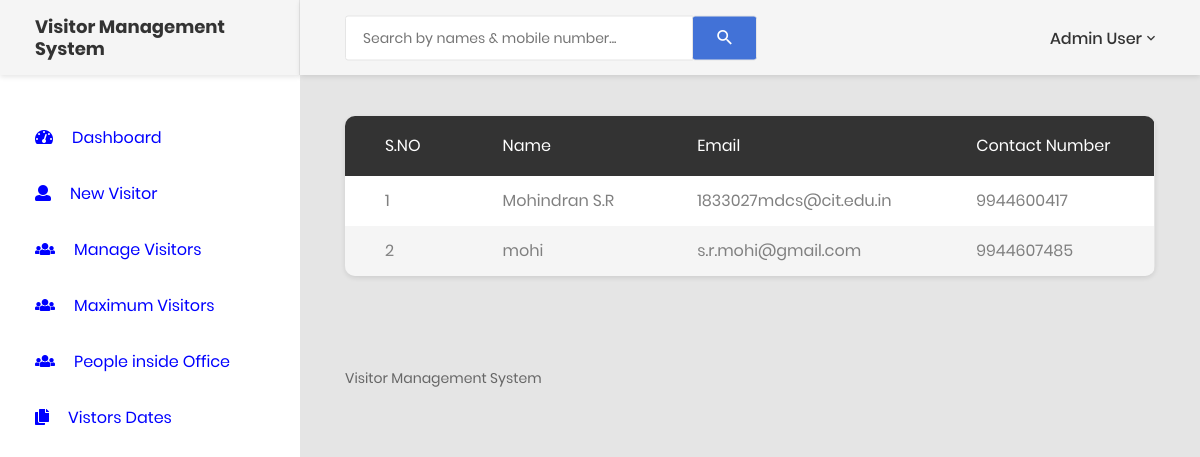
The page /maximum_peopl.php (signed in) on the database its author committed.
### tables this page shows
CREATE TABLE `tblvisitor` (
  `ID` int(5) NOT NULL,
  `FullName` varchar(120) DEFAULT NULL,
  `Email` varchar(120) DEFAULT NULL,
  `MobileNumber` bigint(11) DEFAULT NULL,
  `Address` varchar(250) DEFAULT NULL,
  `WhomtoMeet` varchar(120) DEFAULT NULL,
  `Deptartment` varchar(120) DEFAULT NULL,
  `ReasontoMeet` varchar(120) DEFAULT NULL,
  `EnterDate` timestamp NULL DEFAULT current_timestamp(),
  `remark` varchar(255) DEFAULT NULL,
  `outtime` timestamp NULL DEFAULT NULL ON UPDATE current_timestamp()
);

### maximum_peopl.php (the view, shortened to what this page needs)
<?php
include('includes/dbconnection.php');
if (strlen($_SESSION['cvmsaid']==0)) {
  header('location:logout.php');
  } else{
  ?>
<!DOCTYPE html>
<html lang="en">
<head>
    <link href="css/font-face.css" rel="stylesheet" media="all">
    <link href="vendor/font-awesome-4.7/css/font-awesome.min.css" rel="stylesheet" media="all">
    <link href="vendor/font-awesome-5/css/fontawesome-all.min.css" rel="stylesheet" media="all">
    <link href="vendor/mdi-font/css/material-design-iconic-font.min.css" rel="stylesheet" media="all">
    <link href="vendor/bootstrap-4.1/bootstrap.min.css" rel="stylesheet" media="all">
    <link href="vendor/animsition/animsition.min.css" rel="stylesheet" media="all">
    <link href="vendor/bootstrap-progressbar/bootstrap-progressbar-3.3.4.min.css" rel="stylesheet" media="all">
    <link href="vendor/wow/animate.css" rel="stylesheet" media="all">
    <link href="vendor/css-hamburgers/hamburgers.min.css" rel="stylesheet" media="all">
    <link href="vendor/slick/slick.css" rel="stylesheet" media="all">
    <link href="vendor/select2/select2.min.css" rel="stylesheet" media="all">
    <link href="vendor/perfect-scrollbar/perfect-scrollbar.css" rel="stylesheet" media="all">
    <link href="css/theme.css" rel="stylesheet" media="all">
</head>
<body class="animsition">
    <div class="page-wrapper">
      <?php include_once('includes/sidebar.php');?>
        <div class="page-container">
            <?php include_once('includes/header.php');?>
            <div class="main-content">
                <div class="section__content section__content--p30">
                    <div class="container-fluid">
                        <div class="row">
                            <div class="col-lg-12">
                                <div class="table-responsive table--no-card m-b-30">
                                    <table class="table table-borderless table-striped table-earning">
                                         <thead>
                                        <tr>
                                            <tr>
                  <th>S.NO</th>
                  <th>Name</th>
				  <th>Email</th>
				  <th>Contact Number</th>
                </tr>
                                        </tr>
                                        </thead>
                                       <?php
$ret=mysqli_query($con,"SELECT * FROM tblvisitor WHERE outtime IS NULL;");
$cnt=1;
while ($row=mysqli_fetch_array($ret)) {
?>
                <tr>
                  <td><?php echo $cnt;?></td>
                  <td><?php  echo $row['FullName'];?></td>
                  <td><?php  echo $row['Email'];?></td>
				  <td><?php  echo $row['MobileNumber'];?></td>
                </tr>
                <?php
$cnt=$cnt+1;
}?>
                                    </table>
                                </div>
                            </div>
                        </div>
<?php include_once('includes/footer.php');?>
          </div>
                </div>
            </div>
        </div>
    </div>
</body>
</html>
<?php }  ?>

### includes/sidebar.php
<aside class="menu-sidebar d-none d-lg-block">
            <div class="logo">
                   <h4>Visitor Management System</h4>
            </div>
            <div class="menu-sidebar__content js-scrollbar1">
                <nav class="navbar-sidebar">
                    <ul class="list-unstyled navbar__list">
                        <li>
                            <a href="dashboard.php"  style="color: blue">
                                <i class="fas fa-tachometer-alt"></i>Dashboard</a>
                        </li>
     <li>
                            <a href="visitors-form.php"  style="color: blue">
                                <i class="fa fa-user"></i>New Visitor</a>
                        </li>
   <li>
                            <a href="manage-newvisitors.php"  style="color: blue">
                                <i class="fa fa-users"></i>Manage Visitors</a>
                        </li>
	<li>
                            <a href="maximum_visitors.php"  style="color: blue">
                                <i class="fa fa-users"></i>Maximum Visitors</a>
                        </li>
	<li>
                            <a href="maximum_peopl.php"  style="color: blue">
                                <i class="fa fa-users"></i>People inside Office</a>
                        </li>
                      <li>
                            <a href="bwdates-reports.php"  style="color: blue">
                                <i class="fas fa-copy"></i>Vistors Dates</a>
                        </li>
                    </ul>
                </nav>
            </div>
        </aside>

### includes/header.php (shortened to what this page needs)
<header class="header-desktop">
                <div class="section__content section__content--p30">
                    <div class="container-fluid">
                        <div class="header-wrap">
                            <form class="form-header" name="search" action="search-visitor.php" method="post">
                                <input class="au-input au-input--xl" type="text" name="searchdata" id="searchdata" placeholder="Search by names &amp; mobile number..." />
                                <button class="au-btn--submit" type="submit" name="search">
                                    <i class="zmdi zmdi-search"></i>
                                </button>
                            </form>
                            <div class="header-button">
                                 <?php
$adminid=$_SESSION['cvmsaid'];
$ret=mysqli_query($con,"select AdminName from tbladmin where ID='$adminid'");
$row=mysqli_fetch_array($ret);
$name=$row['AdminName'];
?>
                                <div class="account-wrap">
                                    <div class="account-item clearfix js-item-menu">
                                        <div class="content">
                                            <a class="js-acc-btn" href="#"><?php echo $name; ?></a>
                                        </div>
                                    </div>
                                </div>
                            </div>
                        </div>
                    </div>
                </div>
            </header>

### includes/footer.php
<div class="row">
                            <div class="col-md-12">
                                <div class="copyright">
                                    <p>Visitor Management System</p>
                                </div>
                            </div>
                        </div>

### rows shown on the page
tblvisitor: FullName "Mohindran S.R", Email "1833027mdcs@cit.edu.in", MobileNumber "9944600417"
tblvisitor: FullName "mohi", Email "s.r.mohi@gmail.com", MobileNumber "9944607485"

### other values the page prints
$name "Admin User"
